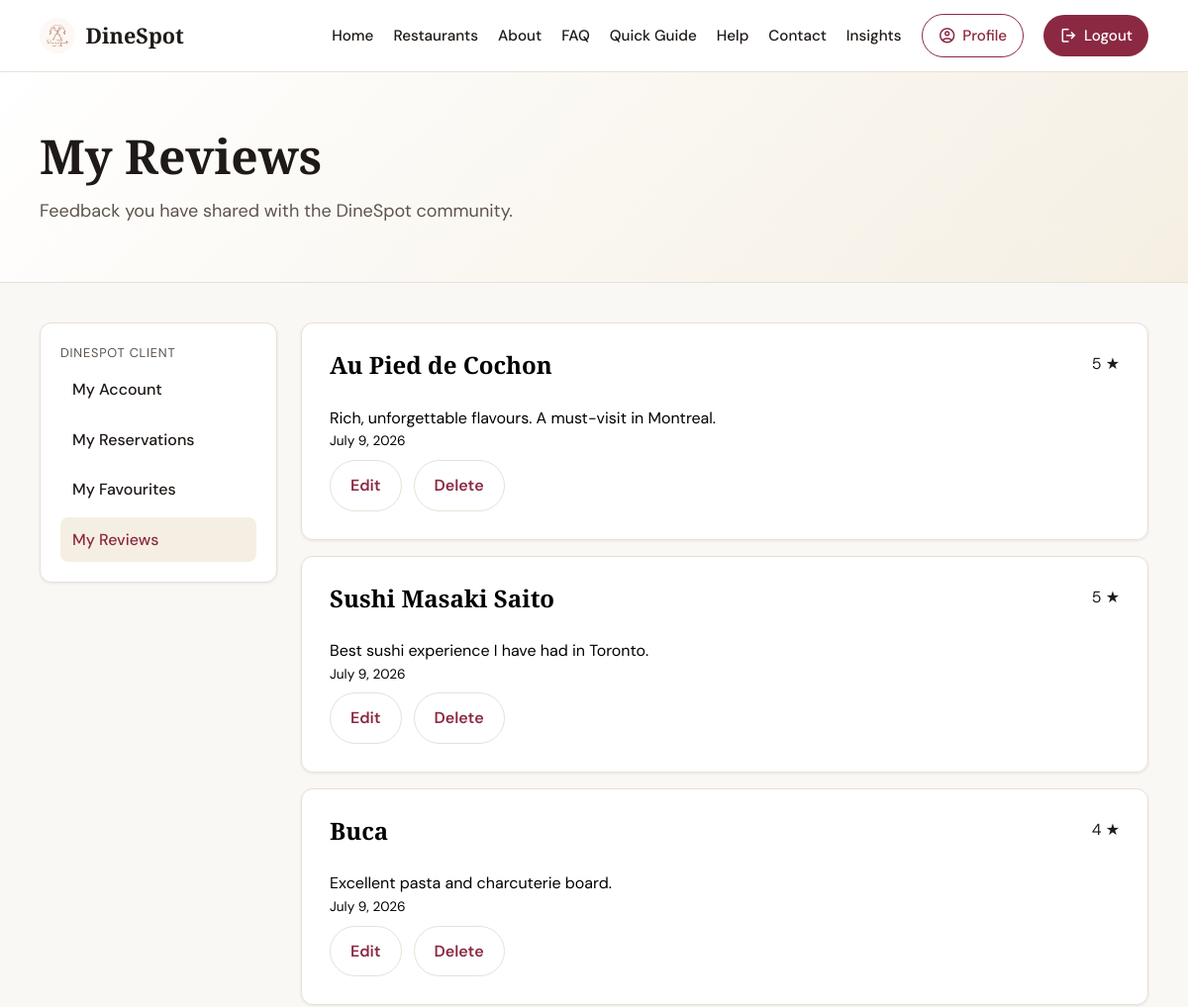
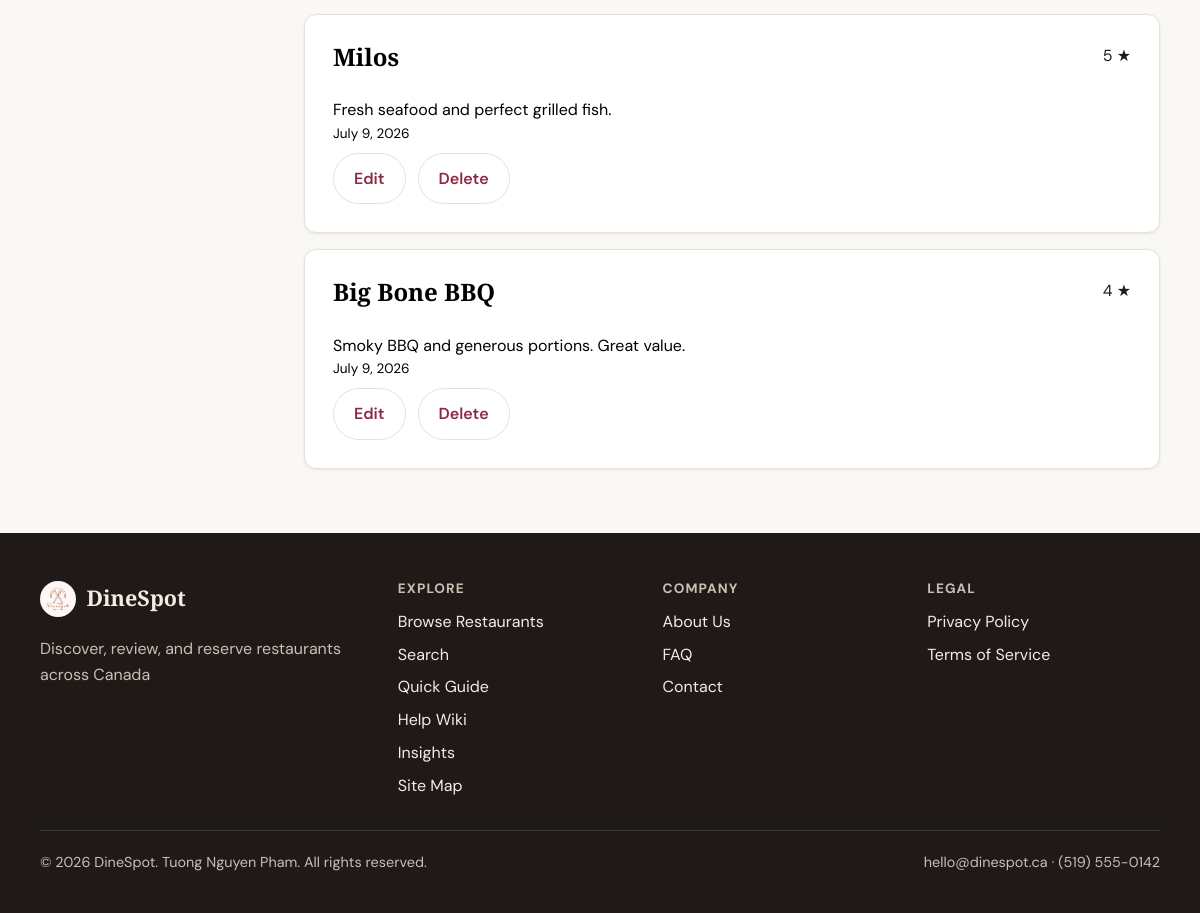
The app's page /client/my_reviews.php (signed in) with its own data (2 pictures, top to bottom).
### tables this page shows
CREATE TABLE reviews (
    id INT AUTO_INCREMENT PRIMARY KEY,
    restaurant_id INT NOT NULL,
    user_id INT NOT NULL,
    rating TINYINT NOT NULL,
    comment TEXT NOT NULL,
    created_at TIMESTAMP NOT NULL DEFAULT CURRENT_TIMESTAMP,
    CONSTRAINT fk_reviews_restaurant FOREIGN KEY (restaurant_id) REFERENCES restaurants(id) ON DELETE CASCADE,
    CONSTRAINT fk_reviews_user FOREIGN KEY (user_id) REFERENCES users(id) ON DELETE CASCADE,
    CONSTRAINT chk_reviews_rating CHECK (rating BETWEEN 1 AND 5),
    CONSTRAINT uq_review_user_restaurant UNIQUE (restaurant_id, user_id)
);

CREATE TABLE restaurants (
    id INT AUTO_INCREMENT PRIMARY KEY,
    name VARCHAR(150) NOT NULL,
    cuisine VARCHAR(80) NOT NULL,
    city VARCHAR(80) NOT NULL,
    province VARCHAR(10) NOT NULL,
    description TEXT NOT NULL,
    address VARCHAR(255) NULL,
    image_path VARCHAR(255) NULL,
    latitude DECIMAL(10, 7) NULL,
    longitude DECIMAL(10, 7) NULL,
    price_range TINYINT NOT NULL DEFAULT 2,
    is_active TINYINT(1) NOT NULL DEFAULT 1,
    image_credit VARCHAR(255) NULL,
    created_at TIMESTAMP NOT NULL DEFAULT CURRENT_TIMESTAMP,
    CONSTRAINT chk_restaurants_price_range CHECK (price_range BETWEEN 1 AND 4)
);

### includes/db.php (called while the page is built, shortened)
<?php
function db(): PDO
{
    static $pdo = null;
    if ($pdo instanceof PDO) {
        return $pdo;
    }
    $dsn = sprintf(
        'mysql:host=%s;port=%s;dbname=%s;charset=%s',
        DB_HOST,
        DB_PORT,
        DB_NAME,
        DB_CHARSET
    );
    $pdo = new PDO($dsn, DB_USER, DB_PASS, [
        PDO::ATTR_ERRMODE => PDO::ERRMODE_EXCEPTION,
        PDO::ATTR_DEFAULT_FETCH_MODE => PDO::FETCH_ASSOC,
        PDO::ATTR_EMULATE_PREPARES => false,
    ]);
    return $pdo;
}

### includes/functions.php (called while the page is built, shortened)
<?php
function e(string $value): string
{
    return htmlspecialchars($value, ENT_QUOTES, 'UTF-8');
}
function get_site_setting(string $key, ?string $default = null): ?string
{
    static $cache = [];
    if (array_key_exists($key, $cache)) {
        return $cache[$key];
    }
    try {
        require_once __DIR__ . '/db.php';
        $stmt = db()->prepare('SELECT setting_value FROM site_settings WHERE setting_key = :key');
        $stmt->execute(['key' => $key]);
        $value = $stmt->fetchColumn();
        $cache[$key] = $value !== false ? (string) $value : $default;
        return $cache[$key];
    } catch (Throwable $e) {
        return $default;
    }
}

### client/my_reviews.php (the view, shortened to what this page needs)
<?php
$assetPrefix = '../';
require_once __DIR__ . '/../includes/functions.php';
require_once __DIR__ . '/../includes/db.php';
$userId = current_user_id();
$stmt = db()->prepare(
    'SELECT rv.id, rv.rating, rv.comment, rv.created_at, rest.id AS restaurant_id, rest.name AS restaurant_name
     FROM reviews rv
     INNER JOIN restaurants rest ON rest.id = rv.restaurant_id
     WHERE rv.user_id = :user_id
     ORDER BY rv.created_at DESC'
);
$stmt->execute(['user_id' => $userId]);
$reviews = $stmt->fetchAll();
require_once __DIR__ . '/../includes/header.php';
?>
<section class="page-hero">
    <div class="container">
        <h1>My Reviews</h1>
        <p class="lead">Feedback you have shared with the DineSpot community.</p>
    </div>
</section>
<section class="page-content">
    <div class="container client-layout">
        <?php require __DIR__ . '/_sidebar.php'; ?>
        <div class="client-main">
            <?php if ($reviews === []): ?>
                <div class="content-card">
                    <p>You have not written any reviews yet. <a href="<?= e($assetPrefix) ?>restaurants/index.php">Visit a restaurant page</a> to leave your first review.</p>
                </div>
            <?php else: ?>
                <ul class="review-list">
                    <?php foreach ($reviews as $review): ?>
                        <li class="review-item">
                            <div class="review-item-header">
                                <h2 class="review-item-title"><a href="<?= e($assetPrefix) ?>restaurants/view.php?id=<?= (int) $review['restaurant_id'] ?>">
                                    <?= e($review['restaurant_name']) ?>
                                </a></h2>
                                <span><?= (int) $review['rating'] ?> ★</span>
                            </div>
                            <p><?= e($review['comment']) ?></p>
                            <p class="review-date"><?= e(date('F j, Y', strtotime($review['created_at']))) ?></p>
                            <div class="form-actions">
                                <a class="btn btn-secondary" href="edit_review.php?id=<?= (int) $review['id'] ?>">Edit</a>
                                <button
                                    type="button"
                                    class="btn btn-secondary"
                                    data-delete-review
                                    data-review-id="<?= (int) $review['id'] ?>"
                                    data-restaurant-name="<?= e($review['restaurant_name']) ?>"
                                    data-redirect="my_reviews.php"
                                    data-form-action="delete_review.php"
                                >
                                    Delete
                                </button>
                            </div>
                        </li>
                    <?php endforeach; ?>
                </ul>
            <?php endif; ?>
        </div>
    </div>
</section>
<?php require_once __DIR__ . '/../includes/footer.php'; ?>

### assets/css/style.css (style rules this page uses)
:root { --radius: 12px; --font-body: "DM Sans", system-ui, sans-serif; --font-display: "Playfair Display", Georgia, serif; --max-width: 1120px; }
*, *::before, *::after { box-sizing: border-box; }
html { scroll-behavior: smooth; }
body { margin: 0; font-family: var(--font-body); font-size: 1rem; line-height: 1.6; color: var(--color-text); background: var(--color-bg); }
a { color: var(--color-primary); text-decoration-thickness: 1px; text-underline-offset: 3px; }
h1, h2, h3 { font-family: var(--font-display); line-height: 1.2; margin-top: 0; }
p { margin-top: 0; }
ul, ol { padding-left: 1.25rem; }
.container { width: min(100% - 2rem, var(--max-width)); margin-inline: auto; }
.page-hero { padding: 3.5rem 0 2.5rem; background: linear-gradient(135deg, var(--color-hero-start) 0%, var(--color-hero-end) 100%); border-bottom: 1px solid var(--color-border); }
.page-hero h1 { font-size: clamp(2rem, 4vw, 3rem); margin-bottom: 0.75rem; }
.page-hero .lead { max-width: 42rem; font-size: 1.125rem; color: var(--color-muted); }
.page-content { padding: 2.5rem 0 4rem; }
.btn { display: inline-flex; align-items: center; justify-content: center; padding: 0.75rem 1.25rem; border-radius: 999px; font: inherit; font-weight: 600; cursor: pointer; text-decoration: none; border: none; }
.btn-secondary { background: transparent; color: var(--color-primary); border: 1px solid var(--color-border); text-align: center; }
.client-layout { display: grid; grid-template-columns: 240px minmax(0, 1fr); gap: 1.5rem; align-items: start; }
.form-actions { display: flex; flex-wrap: wrap; gap: 0.75rem; margin-top: 0.5rem; }
.review-date { margin-top: 0.5rem; margin-bottom: 0; font-size: 0.85rem; color: var(--color-muted); }
.review-list { list-style: none; padding: 0; margin: 0; display: grid; gap: 1rem; }
.review-item { padding: 1.75rem; border: 1px solid var(--color-border); border-radius: var(--radius); background: var(--color-surface); box-shadow: var(--shadow-sm); }
.review-item-header { display: flex; justify-content: space-between; gap: 1rem; margin-bottom: 0.35rem; }
.review-item p { margin: 0; color: black; }
.review-item-title a { text-decoration: none; color: black; }

### assets/css/theme-classic.css (style rules this page uses)
:root { --color-primary: #8b2942; --color-primary-dark: #6d1f33; --color-accent: #c9a962; --color-bg: #faf8f5; --color-surface: #ffffff; --color-text: #1f1a17; --color-muted: #5c534c; --color-border: #e8e0d8; --color-accent-soft: #f5efe3; --color-favourite: #fed988; --color-header-bg: rgba(255, 255, 255, 0.95); --color-hero-start: #ffffff; --color-hero-end: #f5efe3; --color-footer-bg: #1f1a17; --color-footer-text: #f3ece4; --color-footer-muted: #c9bfb4; --color-footer-border: rgba(255, 255, 255, 0.12); --color-success: #2d6a4f; --color-success-bg: #e8f5ef; --color-error: #9b2226; --color-error-bg: #fdecea; --color-focus-ring: rgba(139, 41, 66, 0.25); --shadow-sm: 0 1px 3px rgba(31, 26, 23, 0.08); --shadow-md: 0 8px 24px rgba(31, 26, 23, 0.1); }

### records on screen
reviews: restaurant.name "Au Pied de Cochon", rating "5", comment "Rich, unforgettable flavours. A must-visit in Montreal.", created_at "July 9, 2026"
reviews: restaurant.name "Sushi Masaki Saito", rating "5", comment "Best sushi experience I have had in Toronto.", created_at "July 9, 2026"
reviews: restaurant.name "Buca", rating "4", comment "Excellent pasta and charcuterie board.", created_at "July 9, 2026"
reviews: restaurant.name "Milos", rating "5", comment "Fresh seafood and perfect grilled fish.", created_at "July 9, 2026"
reviews: restaurant.name "Big Bone BBQ", rating "4", comment "Smoky BBQ and generous portions. Great value.", created_at "July 9, 2026"

### other values on screen
SITE_NAME "DineSpot"
$label "My Account"
$label "My Reservations"
$label "My Favourites"
$label "My Reviews"
SITE_TAGLINE "Discover, review, and reserve restaurants across Canada"
SITE_EMAIL "hello@dinespot.ca"
SITE_PHONE "(519) 555-0142"
